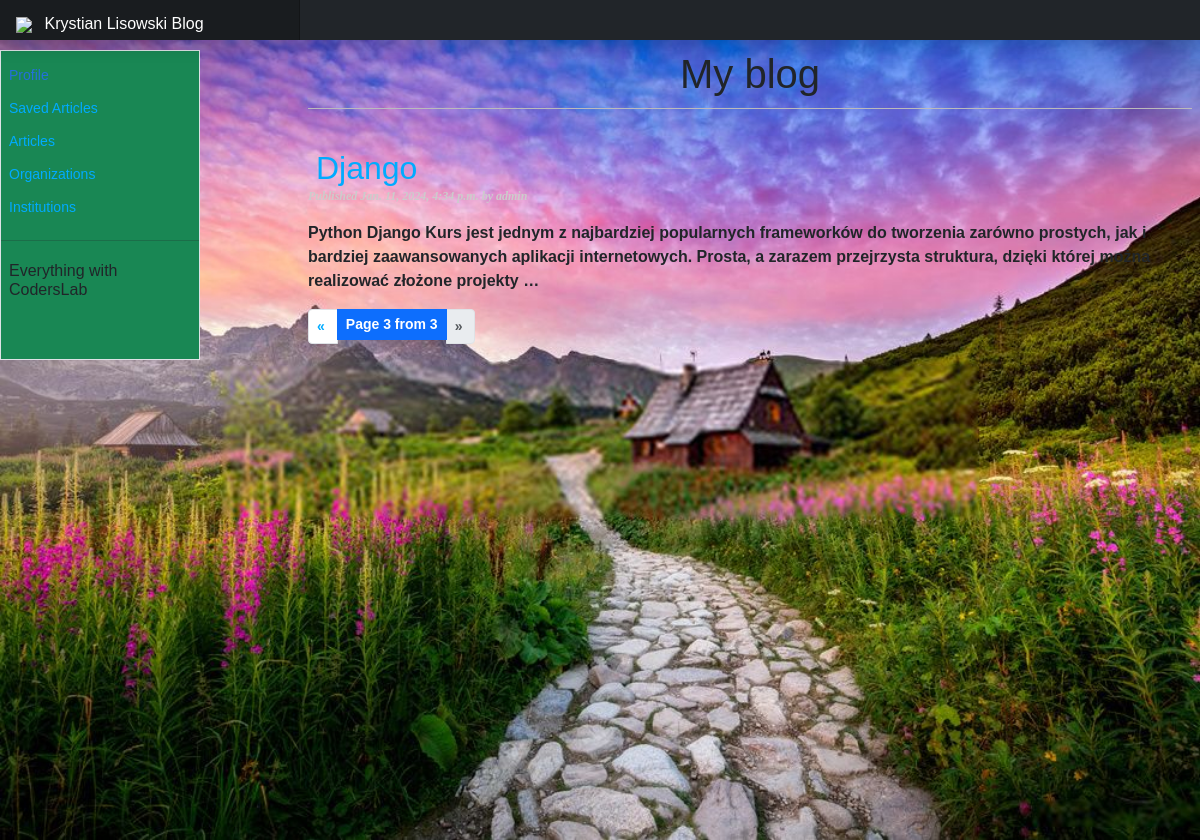
Page /blog/?page=3 on the committed database.
### blog/models.py (models this page shows, shortened)
class Post(models.Model):
    STATUS_CHOICES = (
        ('draft', "Draft"),
        ('published', 'Published'),
    )
    title = models.CharField(max_length=250)
    slug = models.SlugField(max_length=250, unique_for_date='publish')
    author = models.ForeignKey(User, on_delete=models.CASCADE, related_name='blog_posts')
    body = models.TextField()
    publish = models.DateTimeField(default=timezone.now)
    created = models.DateTimeField(auto_now=True)
    updated = models.DateTimeField(auto_now=True)
    status = models.CharField(max_length=10, choices=STATUS_CHOICES, default='draft')
    objects = models.Manager()
    published = PublishedManager()
    tags = TaggableManager()
    def get_absolute_url(self):
        return reverse('blog:post_detail', args=[self.publish.year, self.publish.strftime('%m'), self.publish.strftime('%d'), self.slug])
    class Meta:
        ordering = ('-publish',)

### blog/views.py (the view)
# urls.py: path('', views.post_list, name='post_list'),
def post_list(request, tag_slug=None):
    object_list = Post.published.all()
    tag = None
    if tag_slug:
        tag = get_object_or_404(Tag, slug=tag_slug)
        object_list = object_list.filter(tags__in=[tag])
    paginator = Paginator(object_list, 3)
    page = request.GET.get('page')
    try:
        posts = paginator.page(page)
    except PageNotAnInteger:
        posts = paginator.page(1)
    except EmptyPage:
        posts = paginator.page(paginator.num_pages)
    return render(request, 'blog/post/list.html', {'page': page, 'posts': posts, 'tag': tag})

### blog/models.py (called while the page is built)
    def get_queryset(self):
        return super(PublishedManager, self).get_queryset().filter(status='published')

### templates/blog/post/list.html (shortened to what this page needs)
{% extends "blog/base.html" %}
{% block content %}
    <h1>My blog</h1>
    {% for post in posts %}
        <h2>
            <a href="{{ post.get_absolute_url }}">
                {{ post.title }}
            </a>
        </h2>
        <p class="date">
            Published {{ post.publish }} by {{ post.author }}
        </p>
        {{post.body|truncatewords:30|linebreaks }}
    {% endfor %}
    {% include "../../pagination.html" with page=posts %}
{% endblock %}

### blog/static/blog/css/blog.css (style rules this page uses)
body { font-family: helvetica, sans-serif; background-color: white; }
a { color: #00abff; text-decoration: none; }
h1 { text-align: center; font-weight: normal; border-bottom: 1px solid #bbb; padding: 0 0 10px 0; }
h2 { font-weight: normal; margin: 40px 0 0; }
p.date { color: #ccc; font-family: georgia, serif; font-size: 12px; font-style: italic; }
.container-fluid a { padding: 6px 12px 6px 8px; text-decoration: none; color: #00abff; }

### rows in the picture
Post: title "Django", publish "Jan. 11, 2024, 4:34 p.m.", author "admin", body "Python Django Kurs jest jednym z najbardziej popularnych frameworków do tworzenia zarówno prostych, jak i bardziej zaawansowanych aplikacji internetowych. Prosta, a zarazem przejrzysta struktura, dzięki której można realizować złożone projekty …"

### other values in the picture
{{ page.number }} "3"
{{ page.paginator.num_pages }} "3"
